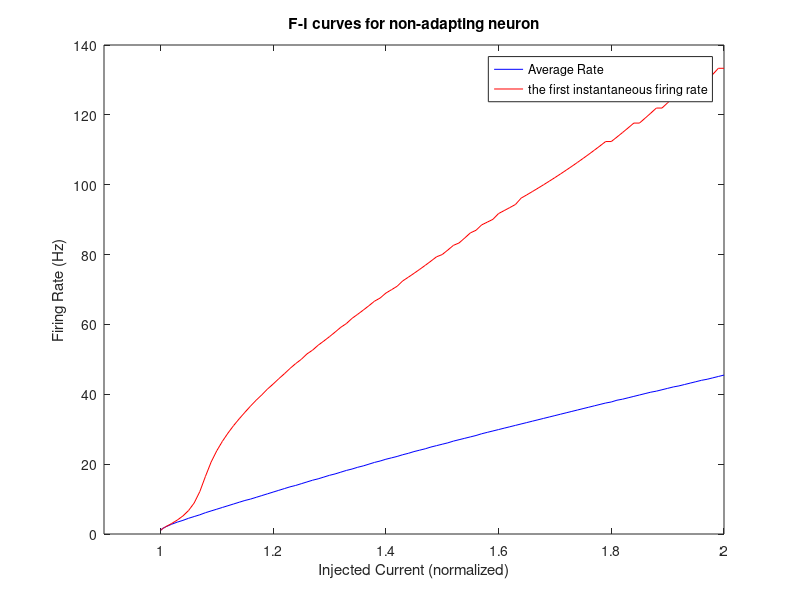
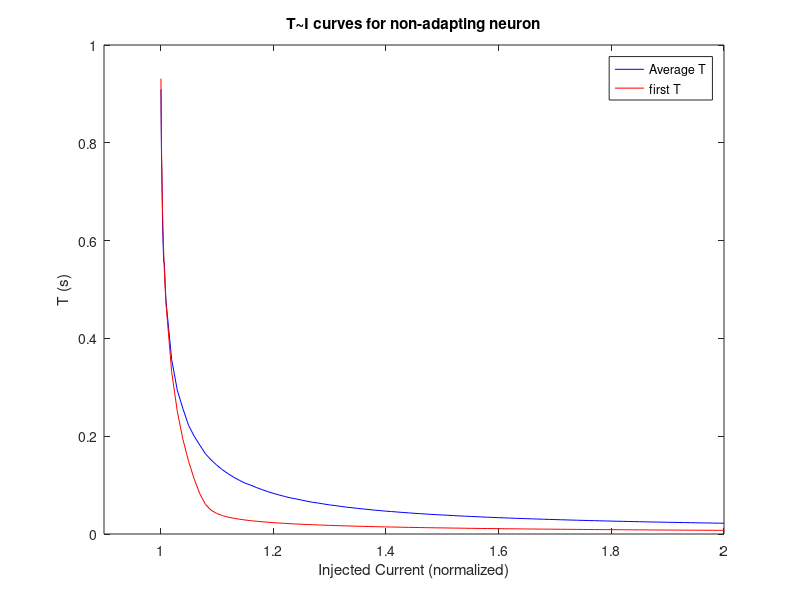
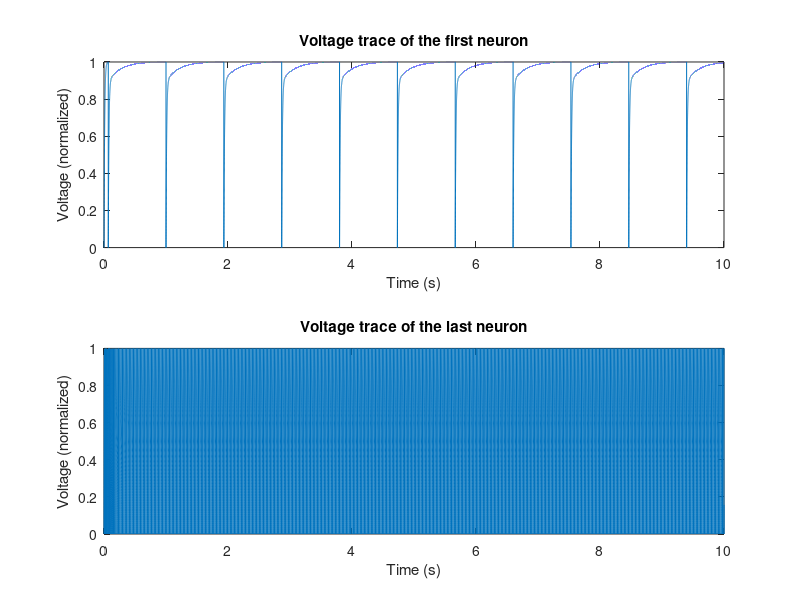
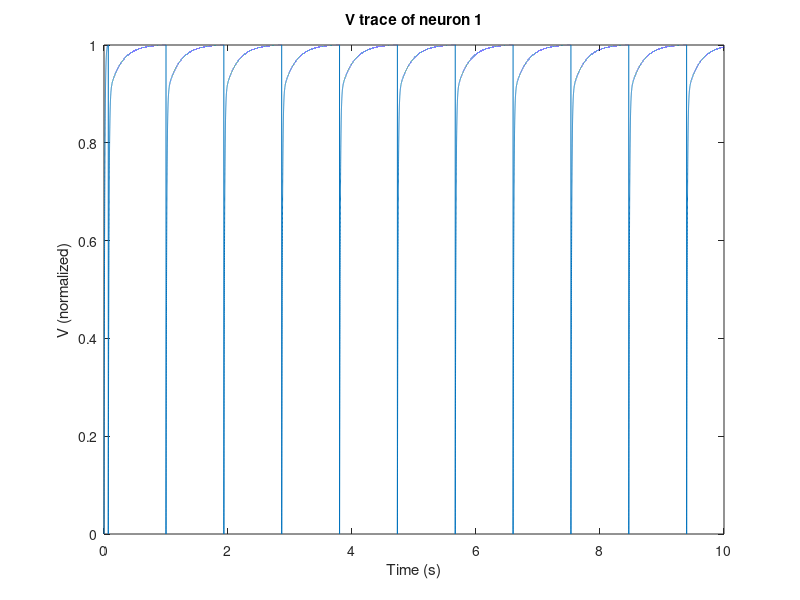

Recreate these plots in MATLAB, in order.
clc;
clear;
close all;
tic

% Constants
V_threshold = 1; % s
time_constant = 1e-2; % s
time_constant_adapt = 0.2; % s
J_adapt = 0.1;
baseline_current = V_threshold;

% Time step configuration
time_step = 1e-4; % s
time_step_ratio = time_step / time_constant;
time_step_ratio_adapt = time_step / time_constant_adapt;
total_time = 10; % s
n_steps = ceil(total_time / time_step);

% Current and Neuron setup
current_values = baseline_current + [0.001:0.001:0.01, 0.01:0.01:1];
n_currents = length(current_values);

% Initialize
spike_times = cell(1, n_currents);
average_firing_rate = zeros(1, n_currents);
V = zeros(1, n_currents);
I_adapt = zeros(1, n_currents);
n_spikes = zeros(1, n_currents);
V_trace = zeros(n_currents, n_steps);
I_adapt_trace = zeros(n_currents, n_steps);
is_fire = false(1,n_currents);

% Main simulation loop
for i = 2:n_steps

    % save
    I_adapt_trace(:, i) = I_adapt';
    V_trace(:, i) = V';

    % update I_adapt
    I_adapt = (1 - time_step_ratio_adapt) * I_adapt - J_adapt * is_fire;

    % update V_adapt
    V = (1 - time_step_ratio) * V + time_step_ratio * (current_values + I_adapt);

    % Check for neurons that have crossed the threshold
    is_fire = (V >= V_threshold);
    neurons_fire = find(is_fire);

    if ~isempty(neurons_fire)

        % reset to 0
        V(neurons_fire) = 0;

        % Record spike times and count spikes
        for neuron_idx = neurons_fire
            spike_times{neuron_idx} = [spike_times{neuron_idx}; time_step * i];
            n_spikes(neuron_idx) = n_spikes(neuron_idx) + 1;
        end
    end
end

% Calculate rates and instantaneous firing rates
min_intervals = 1;
the_first_instantaneous_firing_rate = zeros(n_currents, min_intervals);

for k = 1:n_currents
    if ~isempty(spike_times{k})
        spikes = spike_times{k}';
        average_firing_rate(k) = length(spikes) / total_time;
        intervals = diff(spikes);
        n_intervals = length(intervals);

        if n_intervals >= min_intervals
            the_first_instantaneous_firing_rate(k, 1:min_intervals) = 1 ./ intervals(1:min_intervals);
        end
    end
end

%% Plot

% f~I_const
figure
plot(current_values, average_firing_rate, 'b', current_values, the_first_instantaneous_firing_rate(:, 1), 'r')
xlabel('Injected Current (normalized)');
ylabel('Firing Rate (Hz)');
legend('Average Rate', 'the first instantaneous firing rate');
title('F-I curves for non-adapting neuron');
xlim([0.9 2]);

% T~I_const
figure
plot(current_values, 1./average_firing_rate, 'b', current_values, 1./the_first_instantaneous_firing_rate(:, 1), 'r')
xlabel('Injected Current (normalized)');
ylabel('T (s)');
legend('Average T', 'first T');
title('T~I curves for non-adapting neuron');
xlim([0.9 2]);


% V~t
time_vector = time_step:time_step:total_time;
figure
subplot(2, 1, 1);
plot(time_vector, V_trace(1, :));
xlabel('Time (s)');
ylabel('Voltage (normalized)');
title('Voltage trace of the first neuron');

subplot(2, 1, 2);
plot(time_vector, V_trace(end, :));
xlabel('Time (s)');
ylabel('Voltage (normalized)');
title('Voltage trace of the last neuron');

%
for neuron_id = 1:20:n_currents
    figure;
    plot(time_vector, V_trace(neuron_id, :));
    xlabel('Time (s)');
    ylabel('V (normalized)');
    title_str = sprintf('V trace of neuron %d\n', neuron_id);
    title(title_str);
end

% I_adapt~t
figure
subplot(2, 1, 1);
neuron_id = 1;
plot(time_vector, I_adapt_trace(neuron_id, :));
xlabel('Time (s)');
ylabel('I adapt (normalized)');
title_str = sprintf('I adapt trace of neuron %d\n', neuron_id);
title(title_str);

subplot(2, 1, 2);
neuron_id = n_currents;
plot(time_vector, I_adapt_trace(neuron_id, :));
xlabel('Time (s)');
ylabel('I adapt (normalized)');
title_str = sprintf('I adapt trace of neuron %d\n', neuron_id);
title(title_str);

%
for neuron_id = 1:20:n_currents
    figure;
    plot(time_vector, I_adapt_trace(neuron_id, :));
    xlabel('Time (s)');
    ylabel('I adapt (normalized)');
    title_str = sprintf('I adapt trace of neuron %d\n', neuron_id);
    title(title_str);
end

%% disp
simulation_time = toc;
fprintf('Simulation time: %.2f seconds\n', simulation_time);